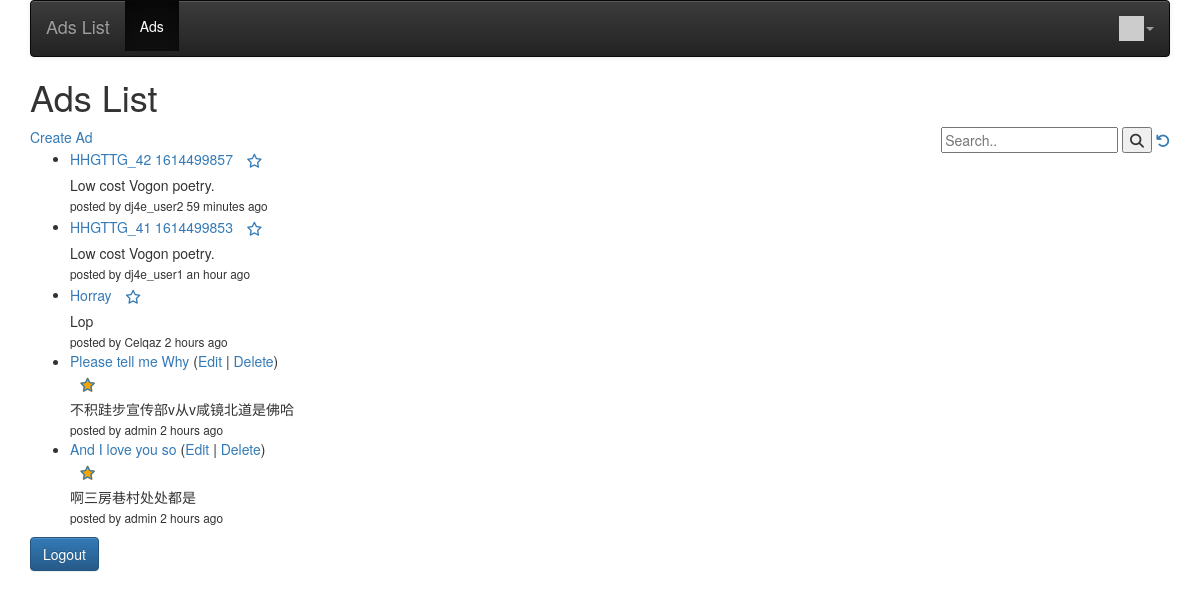
The app's page / (signed in) with its own data.
### ads/models.py (models this page shows, shortened)
class Ad(models.Model):
    title = models.CharField(
        max_length=200,
        validators=[MinLengthValidator(2, "Title must be greater than 2 characters")]
    )
    price = models.DecimalField(max_digits=7, decimal_places=2, null=True)
    text = models.TextField()
    created_at = models.DateTimeField(auto_now_add=True)
    updated_at = models.DateTimeField(auto_now=True)
    picture = models.BinaryField(null=True, editable=True)
    content_type = models.CharField(max_length=256, null=True, help_text='The MIMEType of the file')
    favorites = models.ManyToManyField(settings.AUTH_USER_MODEL,
                                       through='Fav', related_name='favorite_ads')
    owner = models.ForeignKey(settings.AUTH_USER_MODEL, on_delete=models.CASCADE)
    comments = models.ManyToManyField(settings.AUTH_USER_MODEL,
                                      through='Comment', related_name='comments_owned')

### ads/views.py (the view)
# urls.py: path('', views.AdListView.as_view(), name='all'),
class AdListView(OwnerListView):
    model = Ad
    template_name = 'ads/index.html'
    def get(self, request):
        strval = request.GET.get("search", False)
        if strval:
            query = Q(title__icontains=strval)
            query.add(Q(text__icontains=strval), Q.OR)
            objects = Ad.objects.filter(query).select_related().order_by('-updated_at')[:10]
        else:
            objects = Ad.objects.all().order_by('-updated_at')[:10]
        for obj in objects:
            obj.natural_updated = naturaltime(obj.updated_at)
        favorites = list()
        if request.user.is_authenticated:
            rows = request.user.favorite_ads.values('id')
            favorites = [row['id'] for row in rows]
        ctx = {'ad_list': objects, 'favorites': favorites, 'search': strval}
        return render(request, self.template_name, ctx)

### ads/templatetags/app_tags.py (called while the page is built)
@register.filter(name='gravatar')
def gravatar(user, size=35):
    email = str(user.email.strip().lower()).encode('utf-8')
    email_hash = md5(email).hexdigest()
    url = "//www.gravatar.com/avatar/{0}?s={1}&d=identicon&r=PG"
    return url.format(email_hash, size)

### home/context_processors.py (called while the page is built)
def settings(request):
    return {
        'settings': django_settings,
    }

### ads/templates/ads/index.html (shortened to what this page needs)
{% extends "base_menu.html" %}
{% load static %}
{% block content %}
    <h1>Ads List</h1>
    <a href="{% url 'ads:ad_create' %}">Create Ad</a>
    <div style="float:right">
        <form>
            <input type="text" placeholder="Search.." name="search"
            >
            <button type="submit"><i class="fa fa-search"></i></button>
            <a href="{% url 'ads:all' %}"><i class="fa fa-undo"></i></a>
        </form>
    </div>
    {% if ad_list %}
        <ul>
            {% for ad in ad_list %}
                <li>
                    <a href="{% url 'ads:ad_detail' ad.id %}">{{ ad.title }}</a>
                    {% if ad.owner == user %}
                        (<a href="{% url 'ads:ad_update' ad.id %}">Edit</a> |
                        <a href="{% url 'ads:ad_delete' ad.id %}">Delete</a>)
                        <br/>
                    {% endif %}
                    {% if user.is_authenticated %}
                        <a href="#" onclick=
                                "favPost('{% url 'ads:ad_unfavorite' ad.id %}', {{ ad.id }} );return false;"
                           id="favorite_star_{{ ad.id }}">
        <span class="fa-stack" style="vertical-align: middle;">
        <i class="fa fa-star fa-stack-1x" style="color: orange;"></i>
        <i class="fa fa-star-o fa-stack-1x"></i>
        </span>
                        </a>
                        <a href="#" onclick=
                                "favPost('{% url 'ads:ad_favorite' ad.id %}', {{ ad.id }} );return false;"
                           id="unfavorite_star_{{ ad.id }}">
        <span class="fa-stack" style="vertical-align: middle;">
        <i class="fa fa-star-o fa-stack-1x"></i>
        </span>
                        </a>
                    {% endif %}
                </li>
                <div style="left:10px">
                    {% if ad.text|length < 100 %}
                        {{ ad.text }}
                    {% else %}
                        {{ ad.text|slice:"0:99" }}
                        <a href="{% url 'well:post_detail'  post.id %}">...</a>
                    {% endif %}
                </div>
                <small>
                    {% if ad.owner.username %}
                        posted by {{ ad.owner.username }}
                    {% endif %}
                    {{ ad.natural_updated }}
                </small>
            {% endfor %}
        </ul>
    {% else %}
        <p>There are no ads in the library.</p>
    {% endif %}
    <form method="post" action="{% url 'logout' %}">
        <input type="submit" class="btn btn-primary" value="Logout"/>
    </form>
{% endblock %}

### records on screen
Ad: title "HHGTTG_42 1614499857", text "Low cost Vogon poetry.", owner.username "dj4e_user2", natural_updated "59 minutes ago"
Ad: title "HHGTTG_41 1614499853", text "Low cost Vogon poetry.", owner.username "dj4e_user1", natural_updated "an hour ago"
Ad: title "Horray", text "Lop", owner.username "Celqaz", natural_updated "2 hours ago"
Ad: title "Please tell me Why", shows "Edit", text "不积跬步宣传部v从v咸镜北道是佛哈", owner.username "admin", natural_updated "2 hours ago"
Ad: title "And I love you so", shows "Edit", text "啊三房巷村处处都是", owner.username "admin", natural_updated "2 hours ago"

### other values on screen
{{ settings.APP_NAME }} "Ads List"
